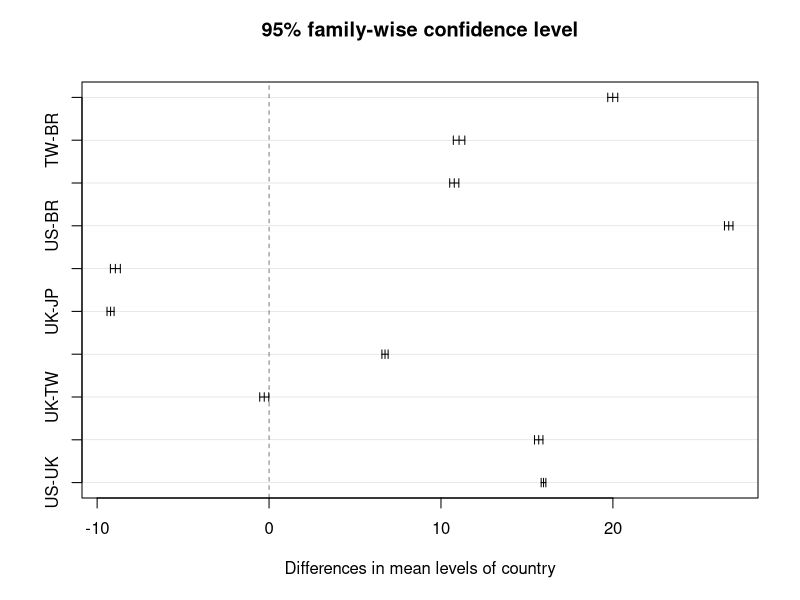
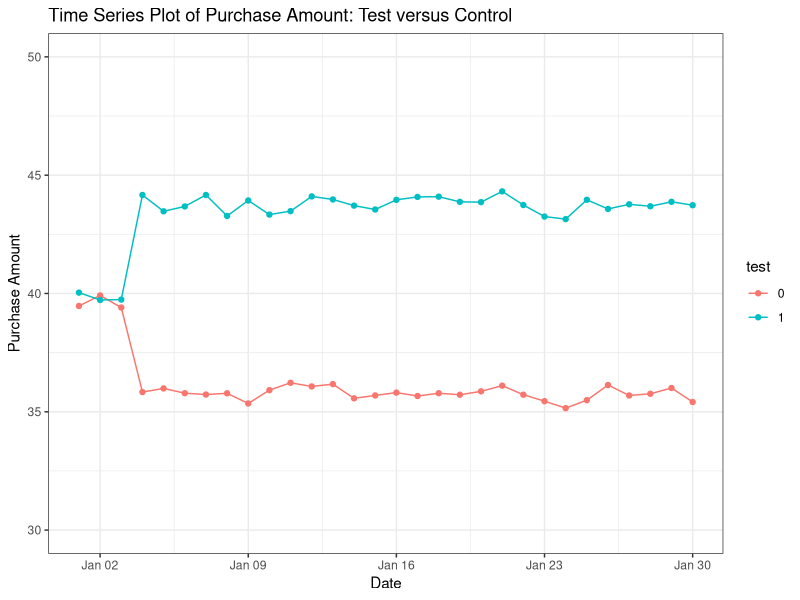
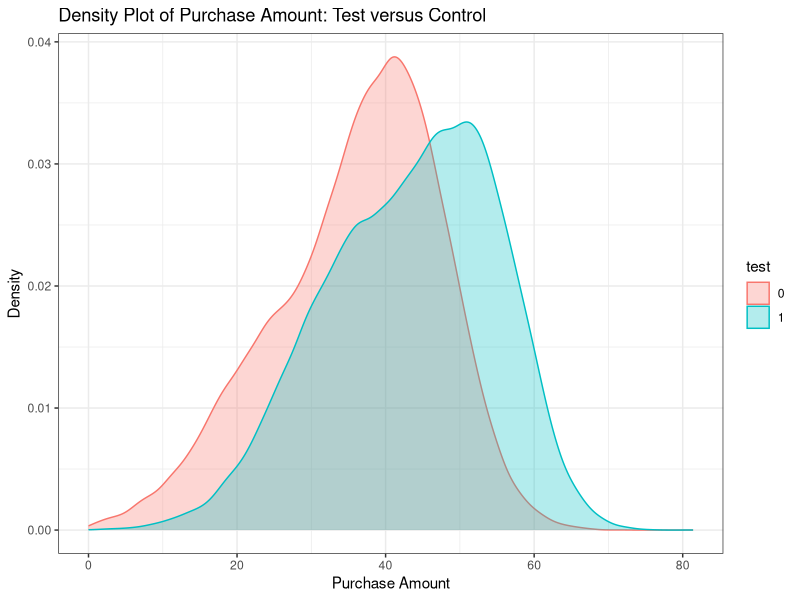
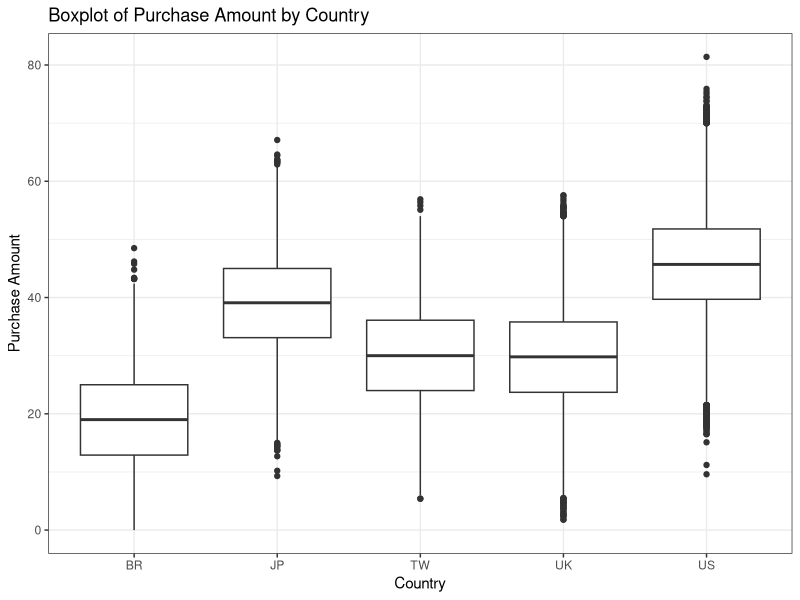
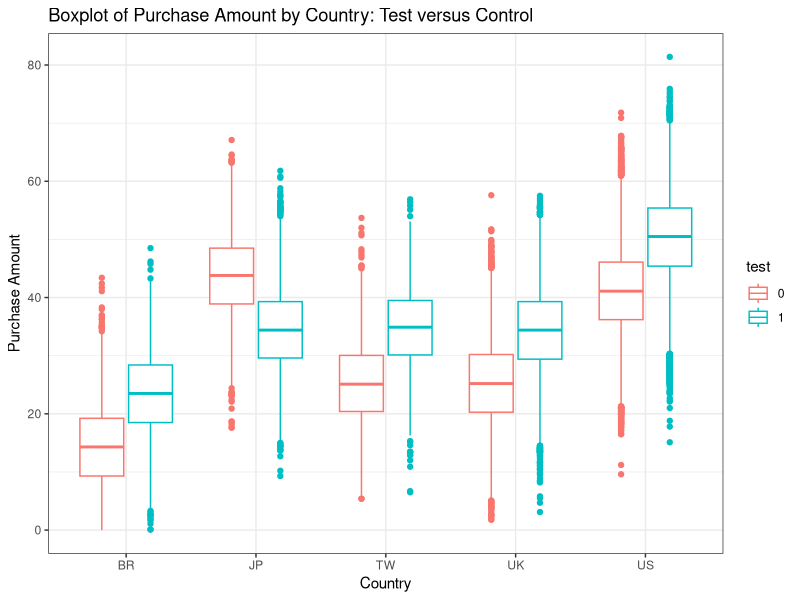

Recreate these plots in R, in order.
## ---- chunk 1
library("tidyverse")
## ---- chunk 2
setwd('C:/Users/TzuTzu/Desktop/ri/abtesting') #設定工作目錄
test.table <- read_csv("test_table.csv")
## ---- chunk 3
user.table <- read_csv("user_table.csv")
## ---- chunk 4
#查看table資訊，只會顯示前6筆
#data交易日期, device設備, test有無測試(0為對照組，灰色按鈕, 1為測試組，綠色按鈕), purchase_amount購買金額
head(test.table)
## ---- chunk 5
#gender性別, service會員階級
head(user.table)
## ---- chunk 6
#計算uesr.table有多少個不重複使用者
#nrow計算row數, unique不重複
print(paste("user_table 中不重複使用者數量:",
            nrow(unique(select(user.table, user_id)))))
## ---- chunk 7
print(paste("test_table 中不重複使用者數量:",
            nrow(unique(select(test.table, user_id)))))
## ---- chunk 8
#以user_id將test.table和user.table取交集
print(paste("重複出現在user_table與test_table中不重複使用者數量:",
            nrow(unique(
              inner_join(select(test.table, user_id),
                         select(user.table, user_id),
                         by = "user_id")))))
## ---- chunk 9
print(paste("實驗組次數:",
            sum(
              unique(test.table)$test == 1)
            ))
## ---- chunk 10
print(paste("對照組次數:",
            sum(
              unique(test.table)$test == 0)
            ))
## ---- chunk 11
#left_join保留所有左邊之值
test.data <- left_join(test.table,
                       user.table,
                       by = "user_id")

head(test.data)
## ---- chunk 12
test.data$date <- as.Date(test.data$date, format = "%Y/%m/%d")

#[[i]]將tibble資料抓出一個vector，需用二個[[]]，如果只用一個[]，抓出之資料仍為tibble
for(i in c(3,4,6,7,9)){
  test.data[, i] <- as.factor(test.data[[i]])
}

head(test.data)
## ---- chunk 13
summary(test.data)
## ---- chunk 14
#使用`summarise`中的`mean`，計算平均購買金額
test.data %>%
  group_by(test) %>%
  summarise(mean_purchase_amount = mean(purchase_amount))
## ---- chunk 15
test.data %>%
  group_by(device) %>%
  summarise(mean_purchase_amount = mean(purchase_amount))
## ---- chunk 16
test.data %>%
  group_by(gender) %>%
  summarise(mean_purchase_amount = mean(purchase_amount))
## ---- chunk 17
test.data %>%
  group_by(service) %>%
  summarise(mean_purchase_amount = mean(purchase_amount))
## ---- chunk 18
test.data %>%
  group_by(country) %>%
  summarise(mean_purchase_amount = mean(purchase_amount))
## ---- chunk 19
#因為要計算二者間之影響，故`group_by`需加入二個變數
test.data %>%
  group_by(country, test) %>%
  summarise(mean_purchase_amount = mean(purchase_amount))
## ---- chunk 20
#alternative = "greater", 對立假設>0
#alternative = "less", 對立假設<0
#alternative = "on-equal", 對立假設=0
t.test(test.data[test.data$test == 1, ]$purchase_amount, #測試組的購買金額
       test.data[test.data$test == 0, ]$purchase_amount,
       alternative = "greater")
## ---- chunk 21
#反映變數 ~ 解釋變數
#如果是單因子，~ 後填入一個變數即可
#test.data為資料來源
aov.model <- aov(
  purchase_amount ~ test + country + device + gender + service,
  test.data)
summary(aov.model)
## ---- chunk 22
interaction.model <- aov(
  purchase_amount ~ test*country + test*device + test*service,
  test.data)
summary(interaction.model)
## ---- chunk 23
interaction.model <- aov(
  purchase_amount ~ test*country + device + service, #~ 後只留有顯著差異的
  test.data)
summary(interaction.model)
## ---- chunk 24
#TukeyHSD(最終模型, 想要觀察之因子)
#diff為1-0之平均差異
#lwr, upr為95%信賴區間
TukeyHSD(interaction.model, "test")
## ---- chunk 25
TukeyHSD(interaction.model, "country")
## ---- chunk 26
plot(TukeyHSD(interaction.model, "country"))
## ---- chunk 27
#計算每個日期，實驗組與對照組之平均購買金額
daily.purchase <- test.data %>%
  group_by(date, test) %>%
  summarise(purchase_amount = mean(purchase_amount))

ggplot(daily.purchase, aes(x = date, y = purchase_amount, colour = test)) + 
  geom_point() + geom_line() +
  xlab("Date") + ylab("Purchase Amount") + ylim(c(30, 50)) +
  ggtitle("Time Series Plot of Purchase Amount: Test versus Control") +
  theme_bw()
## ---- chunk 28
#fill = test以test去填滿, colour = test以test去區分顏色
ggplot(test.data, aes(purchase_amount, fill = test, colour = test)) + 
  geom_density(alpha = 0.3) +
  xlab("Purchase Amount") + ylab("Density") +
  ggtitle("Density Plot of Purchase Amount: Test versus Control") +
  theme_bw()
## ---- chunk 29
ggplot(test.data, aes(x = country, y = purchase_amount)) + #x軸一定要是因子的變數
  geom_boxplot() +
  xlab("Country") + ylab("Purchase Amount") +
  ggtitle("Boxplot of Purchase Amount by Country") +
  theme_bw()
## ---- chunk 30
ggplot(test.data, aes(x = country, y = purchase_amount, colour = test)) + #用顏色區分實驗與對照組
  geom_boxplot() +
  xlab("Country") + ylab("Purchase Amount") +
  ggtitle("Boxplot of Purchase Amount by Country: Test versus Control") +
  theme_bw()
